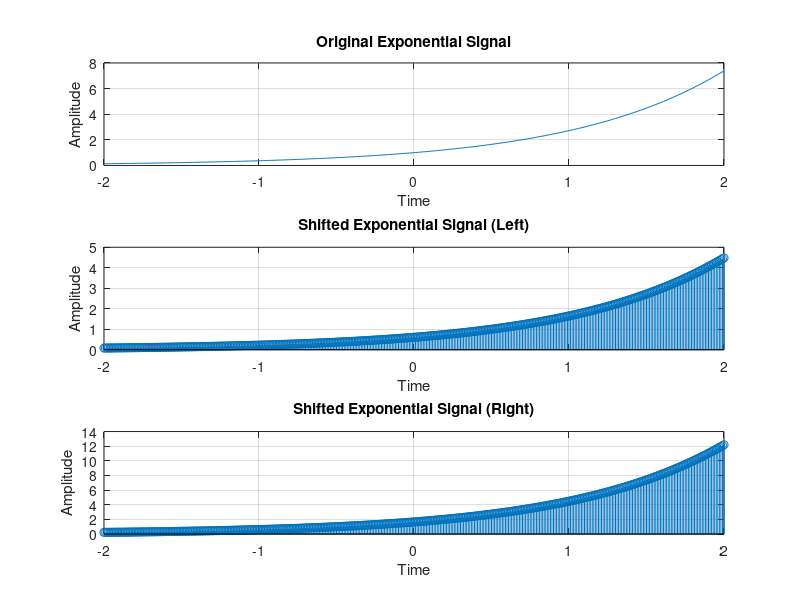

This figure's MATLAB source:
% Define the time range
t = -2:0.01:2;

% Define the exponential signal
n = t;
x = exp(n);

% Shift the signal by 0.5 to the left
x_shifted_left = exp(n - 0.5);

% Shift the signal by 0.5 to the right
x_shifted_right = exp(n + 0.5);

% Plot the original exponential signal using plot
subplot(3, 1, 1)
plot(t, x)
title('Original Exponential Signal')
xlabel('Time')
ylabel('Amplitude')
grid on

% Plot the shifted exponential signal (left) using stem
subplot(3, 1, 2)
stem(t, x_shifted_left)
title('Shifted Exponential Signal (Left)')
xlabel('Time')
ylabel('Amplitude')
grid on

% Plot the shifted exponential signal (right) using stem
subplot(3, 1, 3)
stem(t, x_shifted_right)
title('Shifted Exponential Signal (Right)')
xlabel('Time')
ylabel('Amplitude')
grid on

